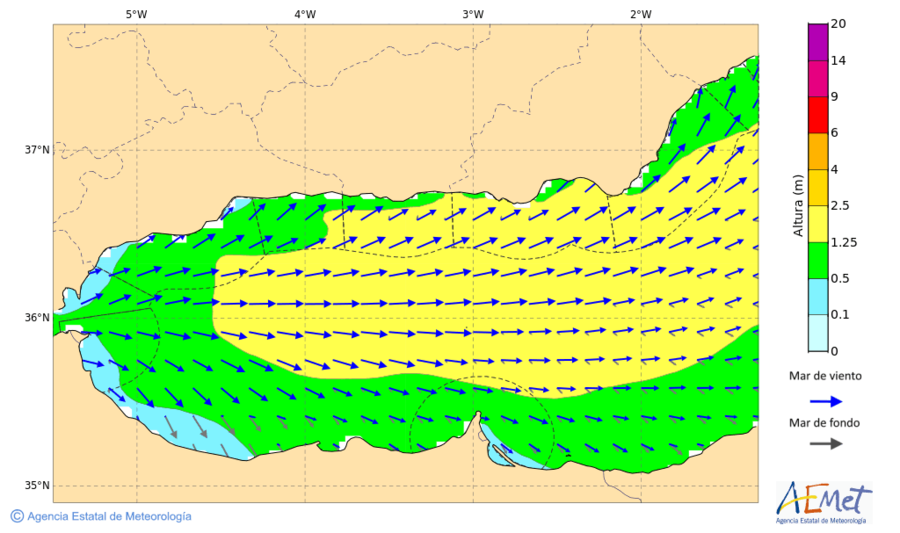
#> input picture img/aemet-yellow.png, 900 x 533 px
$ jupyter execute 01_hsv_detection.ipynb   (shell and % lines are left out)
#> lines starting #> are read from the running program, lines starting #| are printed output that depends on the picture; after the words box and inside, x2 and y2 are one past the last pixel; in counts of white or black regions, pixels touching at a corner belong together
[cell 1]
import cv2 as cv
import matplotlib.pyplot as plt
import numpy as np

[cell 2]
img = cv.imread('../img/aemet-yellow.png')
#> img is the input picture: shape (533, 900, 3); mean B, G, R 153.3, 233.5, 206.4
plt.imshow(cv.cvtColor(img, cv.COLOR_BGR2RGB))

[cell 3]
# just the section we need
img = img[22:500, 50:760]
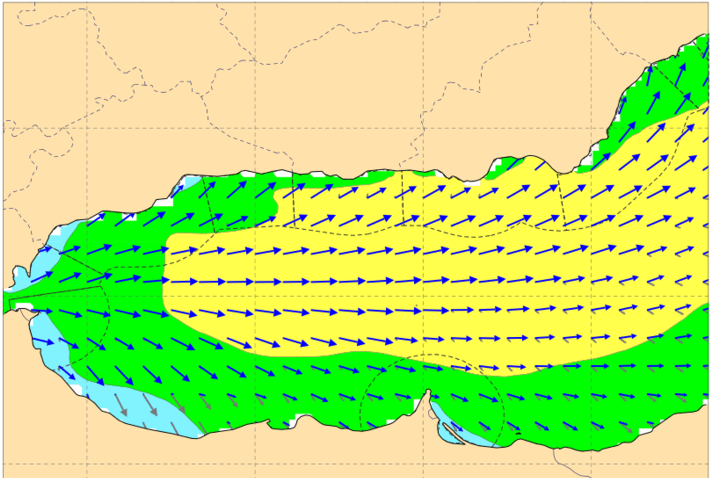
#> img: shape (478, 710, 3); mean B, G, R 116.7, 229.1, 190
# Using the colour meter, I've seen that the yellow in the image is 255,255,110. I need to detect pixels with that color.
# color detection is best done with HSV, so I'll convert both the image and the rgb color to hsv
hsv = cv.cvtColor(img, cv.COLOR_BGR2HSV)
#> hsv: shape (478, 710, 3); mean H, S, V 35.9, 144.4, 248.4
rgb = np.uint8([[[255,222,161]]])
yellow = cv.cvtColor(rgb, cv.COLOR_RGB2HSV)

# I'll use inRange to get a mask of the pixels that are close to the yellow color
lower = np.array([yellow[0][0][0] - 2, 100, 100])
upper = np.array([yellow[0][0][0] + 2, 255, 255])
print(yellow, lower,upper)
mask = cv.inRange(hsv, lower, upper)
#> mask: shape (478, 710); every value is 0

result = cv.bitwise_and(img, img, mask=mask)
#> result: shape (478, 710, 3); every value is 0
plt.imshow(cv.cvtColor(result, cv.COLOR_BGR2RGB))

[cell 4]
def rgb_to_hsv(rgb:list) -> np.ndarray:
    source = np.array(rgb, dtype=np.uint8).reshape(1, 1, 3)
    return cv.cvtColor(source, cv.COLOR_RGB2HSV)

def hsv_bounds(hsv:np.ndarray, margin:int=2) -> tuple:
    h = hsv[0, 0, 0]
    return (np.array([h - margin, 100, 100]), np.array([h + margin, 255, 255]))

c = [255,255,110]
lower, upper = hsv_bounds(rgb_to_hsv(c), 2)

mask = cv.inRange(hsv, lower, upper)
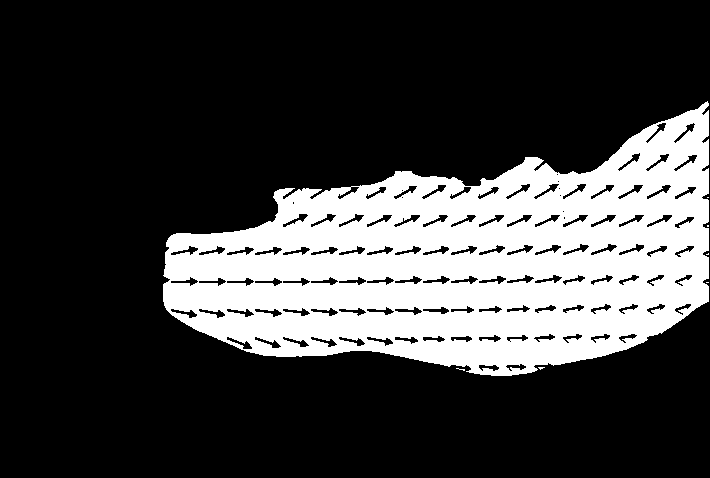
#> mask: shape (478, 710); 25.1% white; 7 white regions (6 under 20 px)
# I don't really need to see the image, i can find contours in the mask

contours, _ = cv.findContours(mask, cv.RETR_EXTERNAL, cv.CHAIN_APPROX_SIMPLE)
#> contours = 7 contours, 6 with area under 20; largest, box (x1, y1, x2, y2) and area: (163, 101, 709, 376) 92912

area = cv.contourArea(contours[0])
#> area = 1.5
# create image to draw contours on
cont_img = np.zeros_like(img)

# I'll draw the contours on the original image
cv.drawContours(cont_img, contours, -1, (244,155,0), 3)
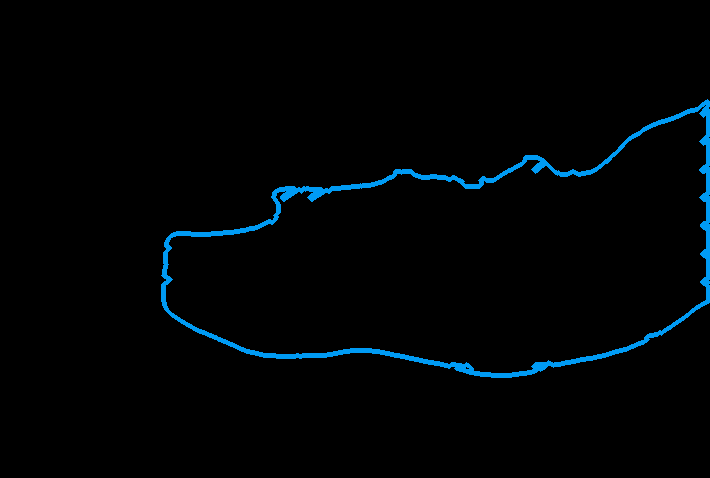
#> cont_img: shape (478, 710, 3); mean of channels 0, 1, 2 5.4, 3.4, 0; drawn as B, G, R
plt.imshow(cv.cvtColor(cont_img, cv.COLOR_BGR2RGB))


area
#> Out = 1.5
